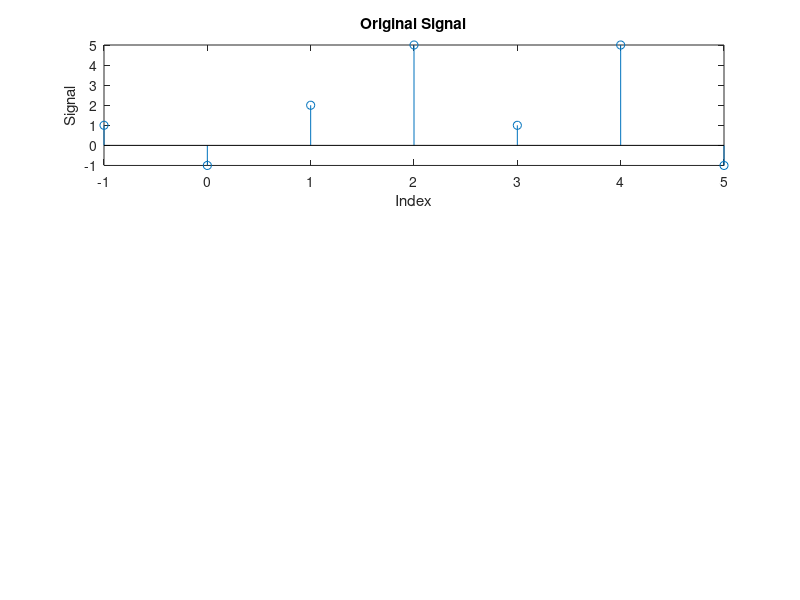

Recreate this plot in MATLAB. (Note: this script raises an error after producing the figure.)
% Name : Samarth Shah
% Roll No: AU1841145
% Lab1 (Question_5) Generate the function for timing shifting. For sequences x(n) ={1,-1,2,5,1,5,-1}.
clear ;
clc ;
close all ;
input_series = [1,-1,2,5,1,5,-1]; % defining input signal
range_series = [-1:5] ; %defining range
subplot (3 ,1 ,1) ;
stem ( range_series , input_series ) ;
xlabel ('Index');
ylabel ('Signal');
title ('Original Signal');
range1 = forward(2,range_series); %signal shifted forward by a particular unit
output_1 = input_series; 
subplot (3 ,1 ,2) ;
stem( range1 , output_1 ) ; % plotting the discrete graph
xlabel ('Index') ;
ylabel ('Signal');
title ('Forward Shifted');
range2 = backward(4,range_series); % signal shifted backward by particular unit
output_2 = input_series;
subplot (3 ,1 ,3) ;
stem ( range2 , output_2 ) ; % plotting the discrete graph
xlabel ('Index') ;
ylabel ('Signal');
title ('Backward Shift');

